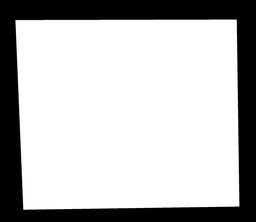
#> input picture Week2/examples/00005_original.jpg, 256 x 222 px, shrunk from 1943 x 1682 before the run
$ python -i bckg_rmv.py   (imports and definitions only)
#> lines starting #> are read from the running program, lines starting #| are printed output that depends on the picture
#> further down, picture is the input picture: shape (222, 256, 3); min 0, max 255, mean 184.9
# Optimized, modular and cleaned version of the original background removal script.
# Functionality preserved exactly (no logic, thresholds or return order changed).
import numpy as np
import cv2
from scipy.ndimage import binary_opening, median_filter, morphological_gradient
from scipy import ndimage
from skimage import morphology, segmentation


# -------------------------
# Utilities / Color & image conversions
# -------------------------
def convert_to_representation(image):
    """Convert RGB image to LAB and return channels as float arrays."""
    im_lab = cv2.cvtColor((image * 255).astype(np.uint8), cv2.COLOR_RGB2LAB)
#> im_lab: shape (222, 256, 3); mean of channels 0, 1, 2 9.7, 128, 128
    L, a, b = cv2.split(im_lab)
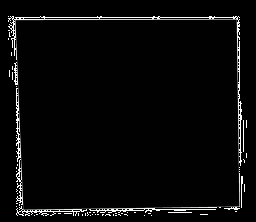
#> L: shape (222, 256); min 0, max 255, mean 9.7
#> a: shape (222, 256); every value is 128
    return L.astype(float), a.astype(float), b.astype(float)


def normalize_gradient(grad):
    """Normalize gradient values to 0-255 (uint8)."""
    grad_float = grad.astype(np.float32)
    grad_min = grad_float.min()
    grad_max = grad_float.max()
    grad_norm = 255 * (grad_float - grad_min) / ((grad_max - grad_min) + 1e-8)
    return grad_norm.astype(np.uint8)


# -------------------------
# Edge detection and polygon estimation helpers
# -------------------------
def compute_edge_mask(im_lab, gradient_threshold=0.1):
    """Compute morphological gradient on LAB channels and return binary mask + gradient."""
#> called with gradient_threshold = 0.05
    L, a, b = im_lab
#> a: shape (222, 256) float64; every value is 128
    grad_l = morphological_gradient(L, structure=np.ones((5, 5)))
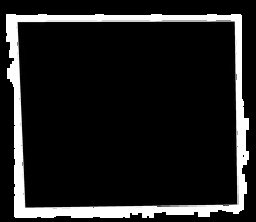
#> grad_l: shape (222, 256) float64; min 2, max 257, mean 33.6; drawn with min black and max white
    grad_a = morphological_gradient(a, structure=np.ones((5, 5)))
#> grad_a: shape (222, 256) float64; every value is 2
    grad_b = morphological_gradient(b, structure=np.ones((5, 5)))

    grad_combined = np.sqrt(grad_l**2 + grad_a**2 + grad_b**2)
#> (the rest of the program and of its run is left out)
